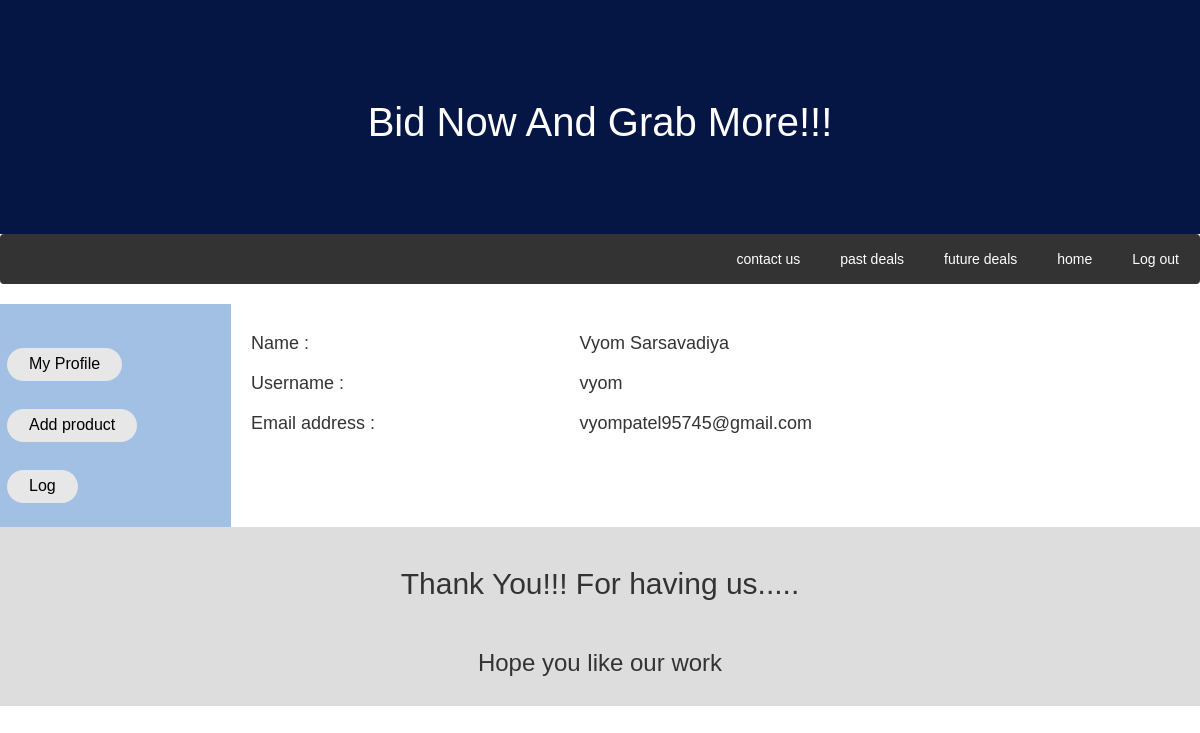
The page /myprofile.php (signed in) on the database its author committed.
### tables this page shows
CREATE TABLE "user_details" (
	"id"	INTEGER NOT NULL PRIMARY KEY AUTOINCREMENT UNIQUE,
	"name"	TEXT,
	"username"	TEXT UNIQUE,
	"email"	TEXT UNIQUE,
	"password"	TEXT
);

### myprofile.php (the view, shortened to what this page needs)
<?php
if(!isset($_SESSION['logged']))
{
    header("Location:index.php");
}
else{
?>
<!DOCTYPE html>
<html lang="en">
<head>
<link rel="stylesheet" href="https://maxcdn.bootstrapcdn.com/bootstrap/3.4.1/css/bootstrap.min.css">
</head>
<body>
<div class="header">
  <h1>Bid Now And Grab More!!!</h1>
</div>
<div class="navbar">
    <a href="logoutVerifier.php" class="right">Log out</a>
    <a href="home.php" class="right">home</a>
    <a href="futureDeals.php" class="right">future deals</a>
    <a href="pastDeals.php" class="right">past deals</a>
    <a href="contactus.php" class="right">contact us</a>
</div>
<div class="row">
  <div class="side">
  <br>
  <div>
      <a href="myprofile.php"><button type="button" class="button">My Profile</button></a>
  </div><br>
  <div>
      <a href="addproduct.php"><button type="button" class="button" >Add product</button></a>
  </div><br>
  <div>
	 <a href="log.php"><button type="button" class="button">Log</button></a>
  </div>
  </div>
    <div class="main">
    <?php
        $db = new SQLite3('db.sqlite3');
        $query="select * from user_details where id=".$_SESSION['id'].";";
        $rows=$db->query($query);
        $row = $rows->fetchArray();
    ?>
        <table border="0" width="100%">
        <tr >
            <td><h4>Name :</td>
            <td><h4><?php echo $row['name']; ?></h4></td>
        </tr>
        <tr >
            <td><h4>Username :</h4></td>
            <td><h4><?php echo $row['username']; ?></h4></td>
        </tr>
        <tr >
            <td><h4>Email address :</h4></td>
            <td><h4><?php echo $row['email']; ?></h4></td>
        </tr>
        </table>
    </div>
</div>
<div class="footer">
  <h2>Thank You!!! For having us.....</h2><br>
  <h3>Hope you like our work</h3>
</div>
</body>
</html>
<?php }
?>

### myprofile.php (style rules this page uses)
* { box-sizing: border-box; }
body { font-family: Arial, Helvetica, sans-serif; margin: 0; }
.header { padding: 80px; text-align: center; background: #061644; color: white; }
.header h1 { font-size: 40px; }
.navbar { overflow: hidden; background-color: #333; }
.navbar a { float: left; display: block; color: white; text-align: center; padding: 14px 20px; text-decoration: none; }
.navbar a.right { float: right; }
.row { display: -ms-flexbox; display: flex; -ms-flex-wrap: wrap; flex-wrap: wrap; }
.side { -ms-flex: 20%; flex: 20%; background-color: #a1c0e4; padding: 20px; }
.main { -ms-flex: 80%; flex: 80%; background-color: white; padding: 20px; }
.footer { padding: 20px; text-align: center; background: #ddd; }
.button { border-radius: 25px; background-color: #e7e7e7; border: none; color: black; padding: 5px 22px; text-align: center; text-decoration: none; display: inline-block; font-size: 16px; margin: 4px 2px; cursor: pointer; }

### rows shown on the page
user_details: name "Vyom Sarsavadiya", username "vyom", email "vyompatel95745@gmail.com"
